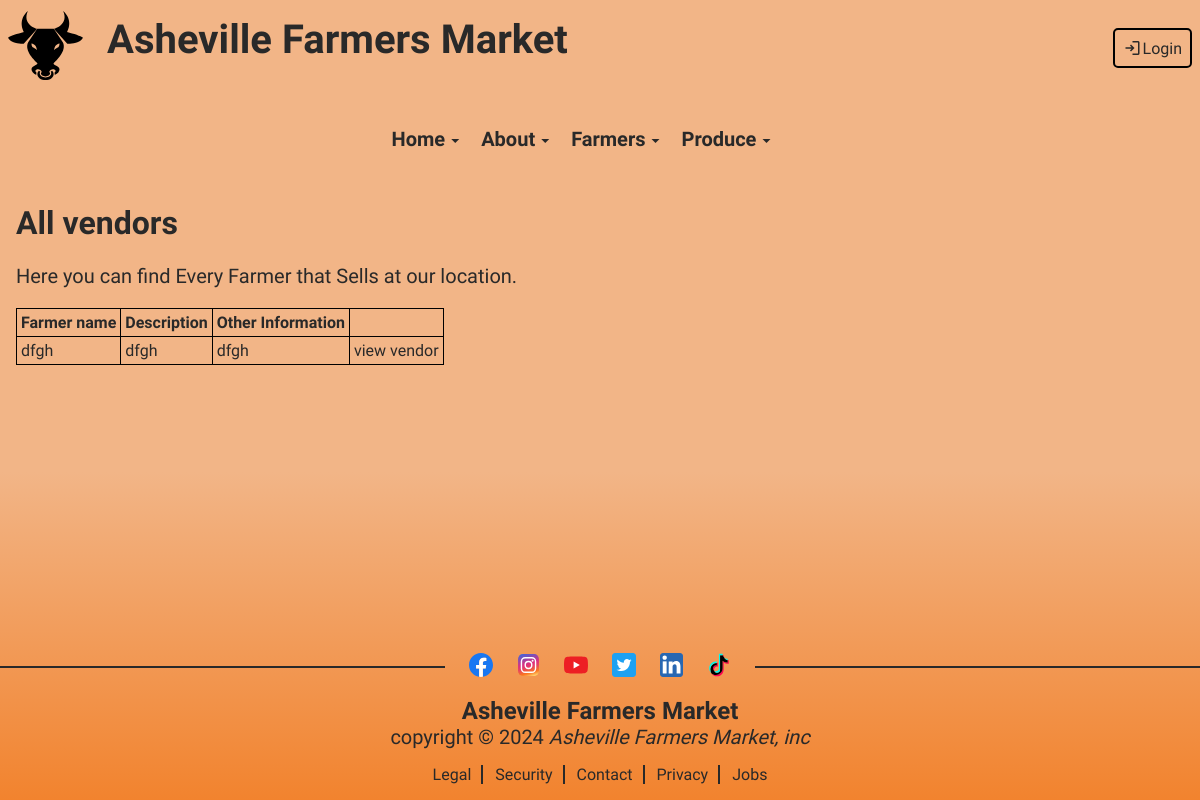
/public/farmers/farmers.php, run on the app's committed database.
### tables this page shows
CREATE TABLE `vendors` (
  `vendor_id` int(11) NOT NULL,
  `vendor_name` varchar(255) NOT NULL,
  `vendor_description` text DEFAULT NULL,
  `other_vendor_info` text DEFAULT NULL
);

### private/classes/database_object.class.php (called while the page is built, shortened)
<?php
class DatabaseObject {
  static protected $database;
  static protected $table_name = "";
  static public function set_database($database) {
    self::$database = $database;
  }
  static public function find_by_sql($sql) {
    $result = self::$database->query($sql);
    $object_array = [];
    while($record = $result->fetch_assoc()) {
      $object_array[] = static::instantiate($record);
    }
    return $object_array;
  }
  static public function find_all() {
    $sql = "SELECT * FROM " . static::$table_name;
    return static::find_by_sql($sql);
  }
  static protected function instantiate($record) {
    $object = new static;
    foreach($record as $property => $value) {
      if(property_exists($object, $property)) {
        $object->$property = $value;
      }
    }
    return $object;
  }
}
?>

### private/functions.php (called while the page is built, shortened)
<?php
function url_for($script_path) {
  if($script_path[0] != '/') {
    $script_path = "/" . $script_path;
  }
  return WWW_ROOT . $script_path;
}
function u($string="") {
  return urlencode($string);
}
function h($string="") {
  return htmlspecialchars($string);
}
?>

### public/farmers/farmers.php (the view, shortened to what this page needs)
<?php require_once('../../private/initialize.php');
include(SHARED_PATH . '/public_header.php');
$vendors = vendors::find_all();
?>
<main>
<h1>All vendors</h1>
<p>Here you can find Every Farmer that Sells at our location.</p>
<table>
  <tr>
    <th>Farmer name</th>
    <th>Description</th>
    <th>Other Information</th>
    <th>&nbsp;</th>
  </tr>
  <?php foreach ($vendors as $vendor) { ?>
    <tr>
      <td><?php echo h($vendor->vendor_name) ?></td>
      <td><?php echo h($vendor->vendor_description) ?></td>
      <td><?php echo h($vendor->other_vendor_info) ?></td>
      <td><a href="<?php echo url_for('vendors/showvendor.php?id=' . h(u($vendor->vendor_id))) ?>">view vendor</a></td>
    </tr>
    <?php } ?>
</table>
</main>
<?php include(SHARED_PATH . '/public_footer.php'); ?>

### public/stylesheets/public.css (style rules this page uses)
:root { --bg-color: linear-gradient(to bottom, #f2b587 0%, #f2b587 59%, #f2832e 100%); --primary-color: #f2b587; --call-to-action: #fb5012; --highlight: #a1e887; --light-color: #c7cedb; --dark-color: #292929; --fancy-text: 'Indie Flower', cursive; --reg-text: 'Courier Prime', monospace; --border: 2px solid var(--dark-color); --fluid-text: clamp(16px, 20px, 48px); --transition: .25s ease-in-out; --shadow: 0 0 5px #000; }
html { min-height: 100%; }
body { background: var(--bg-color); background-size: cover; color: var(--dark-color); display: flex; flex-direction: column; font-family: var(--reg-text); margin: 0; min-height: 100vh; }
main { flex: 1; padding: 1rem; }
h1, h2, h3 { font-family: var(--fancy-text); }
a { color: var(--dark-color); text-decoration: none; }
p { font-size: var(--fluid-text); }
table { border-collapse: collapse; margin: .5rem .5rem .5rem 0; }
table, th, td { border: 1px solid #000; padding: .25rem; }

### data on the page
vendors: vendor_name "dfgh", vendor_description "dfgh", other_vendor_info "dfgh"
